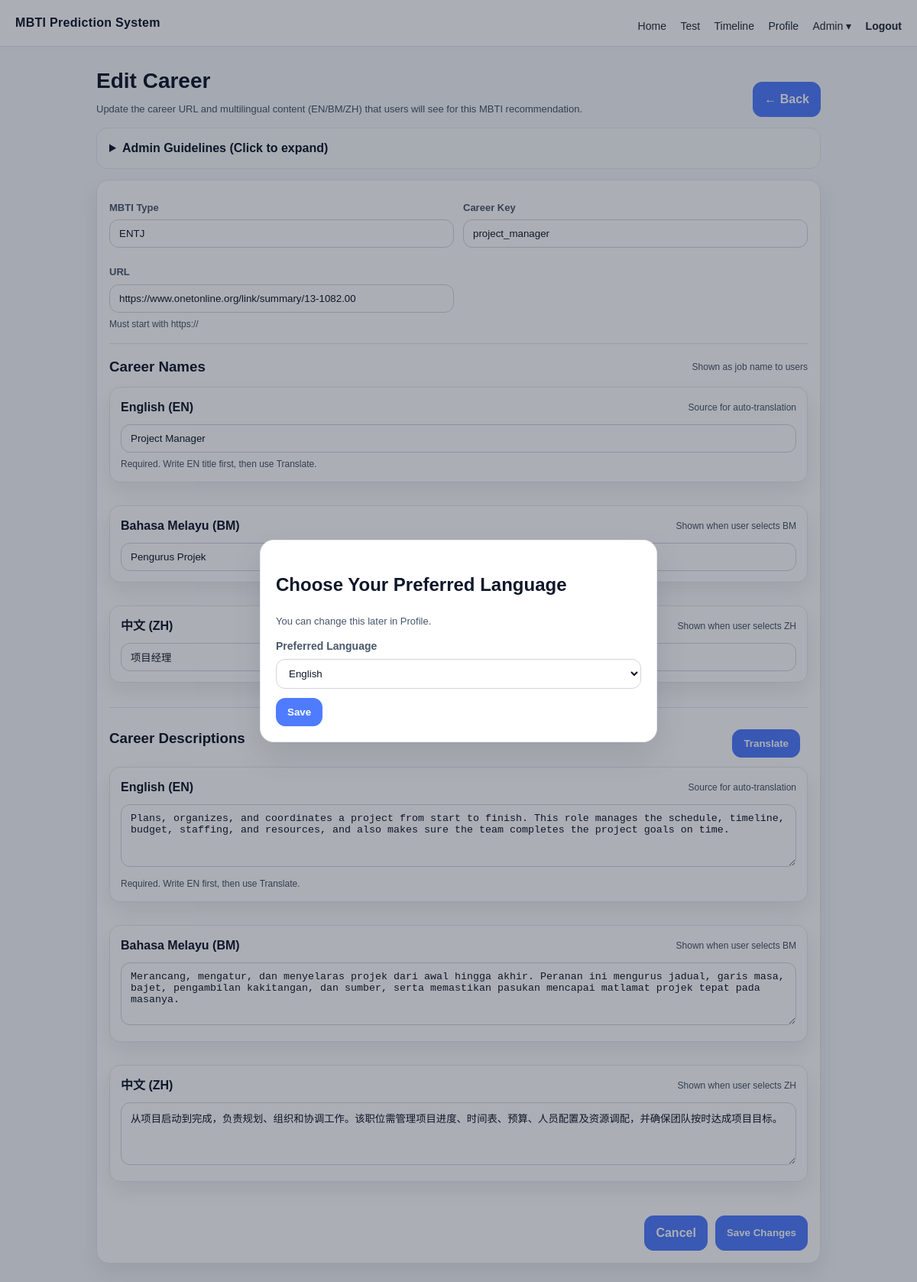
Screenshot of /admin/careers/18/edit (signed in) with the database file from the repository.
### tables this page shows
CREATE TABLE MBTI_Career (
        careerID INTEGER PRIMARY KEY AUTOINCREMENT,
        typeCode TEXT NOT NULL,          -- e.g. INTJ
        careerKey TEXT NOT NULL,         -- e.g. ux_researcher
        url TEXT NOT NULL,
        sortOrder INTEGER NOT NULL DEFAULT 1,
        UNIQUE(typeCode, careerKey),
        FOREIGN KEY(typeCode) REFERENCES MBTI_Type(typeCode)
    );

CREATE TABLE Career_Text (
            careerKey TEXT NOT NULL,
            language  TEXT NOT NULL DEFAULT 'EN',
            title TEXT NOT NULL DEFAULT '',
            description TEXT NOT NULL DEFAULT '',
            UNIQUE(careerKey, language)
        );

### admin_routes.py (the view)
@admin_bp.route("/admin/careers/<int:career_id>/edit")
@admin_required
def careers_edit(career_id):
    career = db.admin_get_career(career_id)
    if not career:
        flash("Career not found.", "error")
        return redirect(url_for("admin.careers_list"))
    texts = db.admin_get_career_text(career["careerKey"])
    return render_template("admin/admin_careers_edit.html", career=career, texts=texts)

### admin_routes.py (called while the page is built)
def admin_required(f):
    @wraps(f)
    def wrapper(*args, **kwargs):
        uid = session.get("user_id")
        if not uid:
            return redirect(url_for("auth.login"))
        user = db.get_user_by_id(uid)
        if not user or int(user.get("isAdmin", 0)) != 1:
            abort(403)
        return f(*args, **kwargs)
    return wrapper

### db.py (called while the page is built)
def get_conn():
    conn = sqlite3.connect(DB_PATH)
    conn.row_factory = sqlite3.Row
    return conn

def ensure_career_text_table(conn):
    cur = conn.cursor()
    cur.execute("""
        CREATE TABLE IF NOT EXISTS Career_Text (
            careerKey TEXT NOT NULL,
            language  TEXT NOT NULL DEFAULT 'EN',
            title TEXT NOT NULL DEFAULT '',
            description TEXT NOT NULL DEFAULT '',
            UNIQUE(careerKey, language)
        )
    """)
    cur.execute("PRAGMA table_info(Career_Text)")
    cols = [r["name"] for r in cur.fetchall()]
    if "lang" in cols and "language" not in cols:
        cur.execute("ALTER TABLE Career_Text ADD COLUMN language TEXT NOT NULL DEFAULT 'EN'")
        cur.execute("UPDATE Career_Text SET language = lang WHERE (language IS NULL OR language = '')")
        conn.commit()
    conn.commit()

def admin_get_career(career_id: int):
    conn = get_conn()
    cur = conn.cursor()
    cur.execute("""
        SELECT careerID, typeCode, careerKey, url, sortOrder
        FROM MBTI_Career
        WHERE careerID = ?
    """, (career_id,))
    row = cur.fetchone()
    conn.close()
    return dict(row) if row else None

def admin_get_career_text(career_key: str):
    career_key = (career_key or "").strip().lower()
    with get_conn() as conn:
        ensure_career_text_table(conn)
        cur = conn.cursor()
        cur.execute("""
            SELECT language, title, description
            FROM Career_Text
            WHERE careerKey = ?
        """, (career_key,))
        rows = cur.fetchall()
    out = {"EN": {"title": "", "description": ""},
           "BM": {"title": "", "description": ""},
           "ZH": {"title": "", "description": ""}}
    for r in rows:
        lang = (r["language"] or "EN").upper()
        if lang in out:
            out[lang]["title"] = r["title"] or ""
            out[lang]["description"] = r["description"] or ""
    return out

### templates/admin/admin_careers_edit.html (shortened to what this page needs)
{% extends "base.html" %}
{% block content %}
<div style="max-width:980px;margin:0 auto;">
  <div style="display:flex;justify-content:space-between;align-items:flex-end;gap:12px;flex-wrap:wrap;">
    <div>
      <h1 style="margin:0;">Edit Career</h1>
      <p class="muted" style="margin:6px 0 0;">
        Update the career URL and multilingual content (EN/BM/ZH) that users will see for this MBTI recommendation.
      </p>
    </div>
    <a class="btn" href="{{ url_for('admin.careers_list', type=career.typeCode) }}">← Back</a>
  </div>
  <details
    style="margin:14px 0 14px; padding:14px 16px; border:1px solid #e5e7eb; border-radius:14px; background:#f8fafc;">
    <summary style="cursor:pointer; font-weight:900; color:#0f172a;">
      Admin Guidelines (Click to expand)
    </summary>
  </details>
  <div class="card" style="padding:16px;border-radius:16px;margin-top:14px;">
    <form id="careerForm" method="post" action="{{ url_for('admin.careers_update', career_id=career.careerID) }}">
      <div style="display:grid;grid-template-columns: 1fr 1fr;gap:12px;">
        <div>
          <label class="muted">MBTI Type</label>
          <input value="{{ career.typeCode }}" disabled style="width:100%;">
        </div>
        <div>
          <label class="muted">Career Key</label>
          <input id="careerKey" name="careerKey" value="{{ career.careerKey }}" required style="width:100%;"
            placeholder="e.g. ux_researcher" autocomplete="off">
        </div>
        <div>
          <label class="muted">URL</label>
          <input id="careerUrl" name="url" value="{{ career.url }}" required style="width:100%;"
            placeholder="https://..." autocomplete="off">
          <div class="muted" style="font-size:12px;margin-top:6px;">
            Must start with https://
          </div>
        </div>
      </div>
      <hr style="margin:16px 0;border:none;border-top:1px solid #e5e7eb;">
      <div style="display:flex;justify-content:space-between;align-items:center;gap:10px;flex-wrap:wrap;">
        <h3 style="margin:0;">Career Names</h3>
        <span class="muted" style="font-size:12px;">Shown as job name to users</span>
      </div>
      <div style="display:grid;grid-template-columns:1fr;gap:14px;margin-top:12px;">
        <div class="card" style="padding:14px;border-radius:14px;">
          <div style="display:flex;justify-content:space-between;align-items:center;">
            <b>English (EN)</b>
            <span class="muted" style="font-size:12px;">Source for auto-translation</span>
          </div>
          <div style="margin-top:10px;">
            <input id="title_en" name="title_en" required placeholder="Career Name (EN) e.g. Social Worker"
              value="{{ texts.get('EN', {}).get('title', '') }}" style="width:100%;">
            <div class="muted" style="font-size:12px;margin-top:6px;">
              Required. Write EN title first, then use Translate.
            </div>
          </div>
        </div>
        <div class="card" style="padding:14px;border-radius:14px;">
          <div style="display:flex;justify-content:space-between;align-items:center;">
            <b>Bahasa Melayu (BM)</b>
            <span class="muted" style="font-size:12px;">Shown when user selects BM</span>
          </div>
          <div style="margin-top:10px;">
          </div>
        </div>
        <div class="card" style="padding:14px;border-radius:14px;">
          <div style="display:flex;justify-content:space-between;align-items:center;">
            <b>中文 (ZH)</b>
            <span class="muted" style="font-size:12px;">Shown when user selects ZH</span>
          </div>
          <div style="margin-top:10px;">
          </div>
        </div>
      </div>
      <div style="display:flex;justify-content:space-between;align-items:center;gap:10px;flex-wrap:wrap;">
        <h3 style="margin:0;">Career Descriptions</h3>
        <div style="display:flex;align-items:center;gap:10px;">
          <button type="button" class="btn" id="autoTranslateBtn">Translate</button>
        </div>
      </div>
      <div style="display:grid;grid-template-columns:1fr;gap:14px;margin-top:12px;">
        <div class="card" style="padding:14px;border-radius:14px;">
          <div style="display:flex;justify-content:space-between;align-items:center;">
            <b>English (EN)</b>
            <span class="muted" style="font-size:12px;">Source for auto-translation</span>
          </div>
          <div style="margin-top:10px;">
            <textarea id="desc_en" name="desc_en" rows="4" required
              placeholder="Description (EN)">{{ texts.get('EN', {}).get('description', '') }}</textarea>
            <div class="muted" style="font-size:12px;margin-top:6px;">
              Required. Write EN first, then use Translate.
            </div>
          </div>
        </div>
        <div class="card" style="padding:14px;border-radius:14px;">
          <div style="display:flex;justify-content:space-between;align-items:center;">
            <b>Bahasa Melayu (BM)</b>
            <span class="muted" style="font-size:12px;">Shown when user selects BM</span>
          </div>
          <div style="margin-top:10px;">
            <textarea id="desc_bm" name="desc_bm" rows="4"
              placeholder="Description (BM)">{{ texts.get('BM', {}).get('description', '') }}</textarea>
          </div>
        </div>
        <div class="card" style="padding:14px;border-radius:14px;">
          <div style="display:flex;justify-content:space-between;align-items:center;">
            <b>中文 (ZH)</b>
            <span class="muted" style="font-size:12px;">Shown when user selects ZH</span>
          </div>
          <div style="margin-top:10px;">
            <textarea id="desc_zh" name="desc_zh" rows="4"
              placeholder="Description (ZH)">{{ texts.get('ZH', {}).get('description', '') }}</textarea>
          </div>
        </div>
      </div>
      <div style="display:flex;gap:10px;justify-content:flex-end;margin-top:16px;">
        <a class="btn" href="{{ url_for('admin.careers_list', type=career.typeCode) }}">Cancel</a>
        <button class="btn btn-primary" type="submit">Save Changes</button>
      </div>
    </form>
  </div>
</div>
{% endblock %}

### css/style.css (style rules this page uses)
:root { --bg: #F5F7FB; --surface: #FFFFFF; --surface-soft: #F8FAFC; --border: #E5E7EB; --border-strong: #CBD5E1; --text-main: #0F172A; --text-body: #475569; --text-muted: #94A3B8; --primary: #4F7CFF; --primary-hover: #3B6EF5; --primary-soft: #E8F0FF; --secondary: #6D5EF5; --secondary-hover: #5B4CE6; --secondary-soft: #EDE9FE; --success: #22C55E; --success-soft: #DCFCE7; --warning: #F59E0B; --warning-soft: #FEF3C7; --danger: #EF4444; --danger-soft: #FEE2E2; --info-soft: #ECFEFF; --info-border: #A5F3FC; --info-text: #0F766E; --shadow-sm: 0 8px 20px rgba(15, 23, 42, 0.06); --shadow-md: 0 12px 28px rgba(15, 23, 42, 0.08); --shadow-lg: 0 18px 40px rgba(15, 23, 42, 0.10); }
* { box-sizing: border-box; }
html { scroll-behavior: smooth; }
body { margin: 0; font-family: Arial, sans-serif; background: var(--bg); color: var(--text-main); line-height: 1.5; }
h1 { margin: 8px 0 16px; font-size: 28px; color: var(--text-main); }
h2, h3, h4, h5, h6 { color: var(--text-main); }
.card { background: var(--surface); border: 1px solid var(--border); border-radius: 18px; padding: 18px; margin-bottom: 16px; box-shadow: var(--shadow-md); }
label { display: block; margin: 10px 0 6px; font-size: 14px; opacity: 0.98; color: var(--text-body); font-weight: 600; }
input, textarea, select { width: 100%; padding: 10px 12px; border-radius: 12px; border: 1px solid #D1D5DB; background: var(--surface); color: var(--text-main); transition: border-color 0.15s ease, box-shadow 0.15s ease, background 0.15s ease; }
textarea { resize: vertical; }
input::placeholder, textarea::placeholder { color: var(--text-muted); }
button, .btn { display: inline-flex; align-items: center; justify-content: center; gap: 6px; margin-top: 12px; padding: 10px 14px; border-radius: 12px; border: 1px solid var(--primary); background: var(--primary); color: #ffffff; cursor: pointer; text-decoration: none; font-weight: 700; transition: background 0.15s ease, border-color 0.15s ease, transform 0.15s ease, box-shadow 0.15s ease; }
.muted { color: var(--text-body); font-size: 13px; }

### rows the page displays
MBTI_Career: typeCode "ENTJ", careerKey "project_manager", url "https://www.onetonline.org/link/summary/13-1082.00"
Career_Text: title_en "Project Manager", desc_en "Plans, organizes, and coordinates a project from start to finish. This role manages the schedule, timeline, budget, staffing, and resources, and also makes sure the team completes the project goals on time."
Career_Text: desc_bm "Merancang, mengatur, dan menyelaras projek dari awal hingga akhir. Peranan ini mengurus jadual, garis masa, bajet, pengambilan kakitangan, dan sumber, serta memastikan pasukan mencapai matlamat projek tepat pada masanya."
Career_Text: desc_zh "从项目启动到完成，负责规划、组织和协调工作。该职位需管理项目进度、时间表、预算、人员配置及资源调配，并确保团队按时达成项目目标。"

### other values shown
{{ t('app_title') }} "MBTI Prediction System"
{{ t('nav_home') }} "Home"
{{ t('nav_test') }} "Test"
{{ t('nav_timeline') }} "Timeline"
{{ t('nav_profile') }} "Profile"
{{ t('nav_admin') }} "Admin"
{{ t('nav_logout') }} "Logout"
{{ t('lang_title') }} "Choose Your Preferred Language"
{{ t('lang_note') }} "You can change this later in Profile."
{{ t('preferred_language') }} "Preferred Language"
{{ t('lang_save') }} "Save"
form field lang "English"
